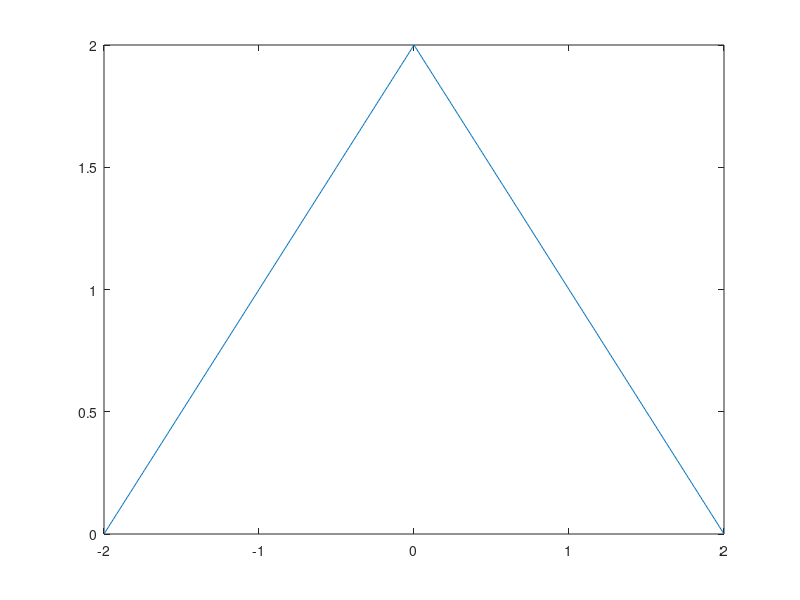

Here is the MATLAB script that generated this plot:
T=2;
t=(-T:0.01:T);
n=length(t);
f=zeros(1,n);
f(1:round(n/2))=t(1:round(n/2))+T;
f(round(n/2)+1:n)=-t(round(n/2)+1:n)+T;
plot(t,f);